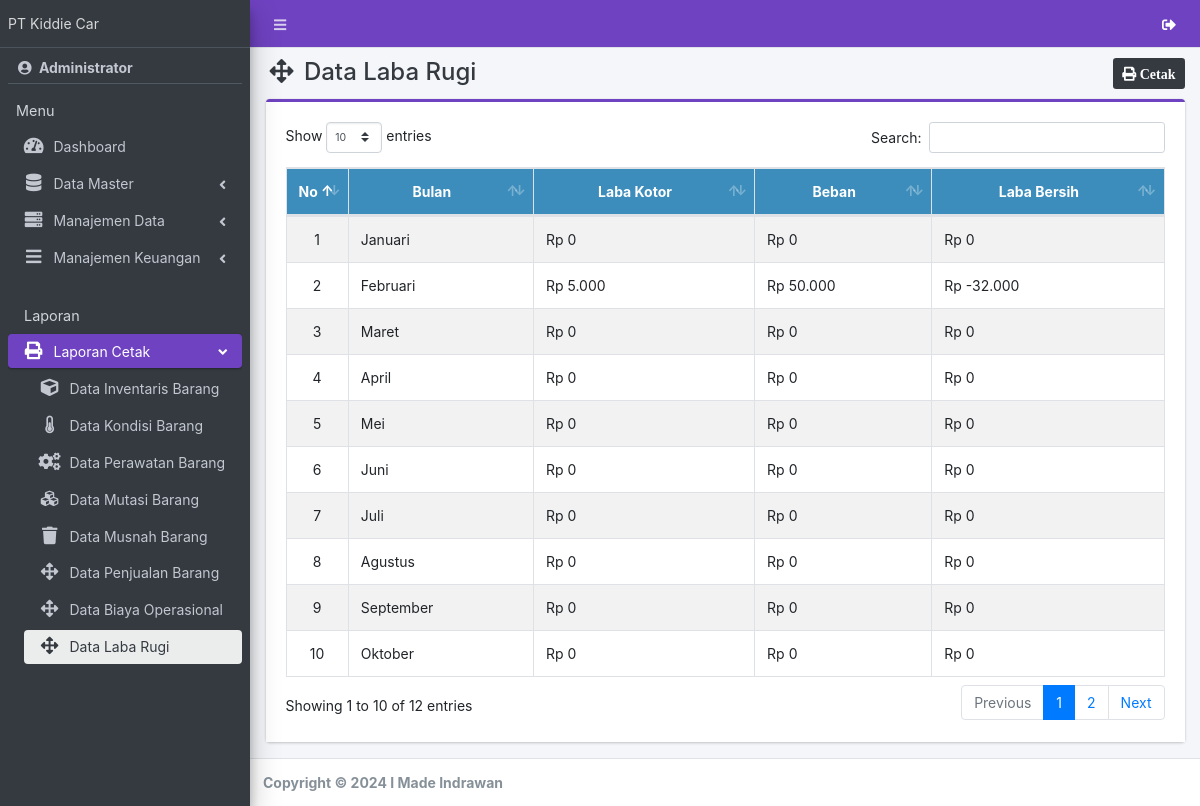
The app's page /laporan/l_laba/index.php (signed in) with its own data.
### tables this page shows
CREATE TABLE `laba_rugi` (
  `id_laba_rugi` int(11) NOT NULL,
  `bulan` varchar(100) NOT NULL,
  `harga_beli` int(11) NOT NULL,
  `laba` int(1) NOT NULL,
  `rugi` int(11) NOT NULL
);

### app/config.php (called while the page is built, shortened)
<?php
function  bulan($bln){
  switch  ($bln){
      case  1:
      return  "Januari";
      break;
      case  2:
      return  "Februari";
      break;
      case  3:
      return  "Maret";
      break;
      case  4:
      return  "April";
      break;
      case  5:
      return  "Mei";
      break;
      case  6:
      return  "Juni";
      break;
      case  7:
      return  "Juli";
      break;
      case  8:
      return  "Agustus";
      break;
      case  9:
      return  "September";
      break;
      case  10:
      return  "Oktober";
      break;
      case  11:
      return  "November";
      break;
      case  12:
      return  "Desember";
      break;
  }
}

### laporan/l_laba/index.php (the view, shortened to what this page needs)
<?php
require '../../app/config.php';
include_once '../../template/header.php';
include_once '../../template/sidebar.php';
?>
<?php
$data = $con->query("SELECT month(penjualan.tgl_trx) AS bulan, year(penjualan.tgl_trx) AS tahun, SUM(sub_penjualan.sub_total) AS hasil FROM penjualan, sub_penjualan WHERE penjualan.id_penjualan = sub_penjualan.id_penjualan GROUP BY month(penjualan.tgl_trx), year(penjualan.tgl_trx)");
while ($row = $data->fetch_array()) {
?>
    <?php
    $bulan = $row['bulan'];
    $hasil = $row['hasil'];
    $con->query("UPDATE laba_rugi SET laba = '$hasil' WHERE laba_rugi.bulan = '$bulan';");
    ?>
<?php } ?>
<?php
$data2 = $con->query("SELECT month(penjualan.tgl_trx) AS bulan2, SUM(sub_penjualan.total_beli) AS hasil2 FROM penjualan, sub_penjualan, barang_jual WHERE penjualan.id_penjualan = sub_penjualan.id_penjualan AND sub_penjualan.id_barang = barang_jual.id_barang GROUP BY month(penjualan.tgl_trx), year(penjualan.tgl_trx)");
while ($row2 = $data2->fetch_array()) {
?>
    <?php
    $bulan2 = $row2['bulan2'];
    $hasil2 = $row2['hasil2'];
    $con->query("UPDATE laba_rugi SET harga_beli = '$hasil2' WHERE laba_rugi.bulan = '$bulan2';");
    ?>
<?php } ?>
<?php
$data1 = $con->query("SELECT month(biaya_operasional.tgl_penggunaan) AS bulan1, year(biaya_operasional.tgl_penggunaan) AS tahun, SUM(sub_biaya_operasional.sub_total) AS hasil1 FROM biaya_operasional, sub_biaya_operasional WHERE biaya_operasional.id_biaya_operasional = sub_biaya_operasional.id_biaya_operasional GROUP BY month(biaya_operasional.tgl_penggunaan), year(biaya_operasional.tgl_penggunaan)");
while ($row1 = $data1->fetch_array()) {
?>
    <?php
    $bulan1 = $row1['bulan1'];
    $hasil1 = $row1['hasil1'];
    $con->query("UPDATE laba_rugi SET rugi = '$hasil1' WHERE laba_rugi.bulan = '$bulan1';");
    ?>
<?php } ?>
<div class="content-wrapper">
    <div class="content-header">
        <div class="container-fluid">
            <div class="row">
                <div class="col-sm-6">
                    <h4 class="m-0 text-dark"><i class="fa fa-arrows-alt ml-1 mr-1"></i> Data Laba Rugi</h4>
                </div>
                <div class="col-sm-6 text-right">
                    <a href="#" data-toggle="modal" data-target="#lap_penjualan_barang" class="btn btn-sm bg-dark"><i class="fa fa-print"> Cetak</i></a>
                </div>
            </div>
        </div>
    </div>
    <section class="content">
        <div class="container-fluid">
            <div class="row">
                <div class="col-md-12">
                    <div class="card card-purple card-outline">
                        <div class="card-body" style="background-color: white;">
                            <div class="table-responsive">
                                <table id="example1" class="table table-bordered table-striped dataTable">
                                    <thead class="bg-lightblue">
                                        <tr align="center">
                                            <th>No</th>
                                            <th>Bulan</th>
                                            <th>Laba Kotor</th>
                                            <th>Beban</th>
                                            <th>Laba Bersih</th>
                                        </tr>
                                    </thead>
                                    <tbody>
                                        <?php
                                        $no = 1;
                                        $data = $con->query("SELECT * FROM laba_rugi");
                                        while ($row = $data->fetch_array()) {
                                        ?>
                                            <tr>
                                                <td align="center" width="5%"><?= $no++ ?></td>
                                                <td align="left"><?php echo bulan($row['bulan']) ?></td>
                                                <td align="left">Rp <?php echo number_format($row['harga_beli'], 0, ',', '.') ?></td>
                                                <td align="left">Rp <?php echo number_format($row['rugi'], 0, ',', '.') ?></td>
                                                <td align="left">Rp
                                                    <?php
                                                    $laba = $row['laba'];
                                                    $harga_beli = $row['harga_beli'];
                                                    $rugi = $row['rugi'];
                                                    $laba_kotor = $laba - $harga_beli;
                                                    $laba_bersih = $laba_kotor - $rugi;
                                                    echo number_format($laba_bersih, 0, ',', '.');
                                                    ?>
                                                </td>
                                            </tr>
                                        <?php } ?>
                                    </tbody>
                                </table>
                            </div>
                        </div>
                    </div>
                </div>
            </div>
        </div>
    </section>
</div>
<?php
include_once '../../template/footer.php';
?>

### records on screen
laba_rugi: bulan "Januari", harga_beli "0", rugi "0", laba "0"
laba_rugi: bulan "Februari", harga_beli "5.000", rugi "50.000", laba_bersih "-32.000"
laba_rugi: bulan "Maret", harga_beli "0", rugi "0", laba "0"
laba_rugi: bulan "April", harga_beli "0", rugi "0", laba "0"
laba_rugi: bulan "Mei", harga_beli "0", rugi "0", laba "0"
laba_rugi: bulan "Juni", harga_beli "0", rugi "0", laba "0"
laba_rugi: bulan "Juli", harga_beli "0", rugi "0", laba "0"
laba_rugi: bulan "Agustus", harga_beli "0", rugi "0", laba "0"
laba_rugi: bulan "September", harga_beli "0", rugi "0", laba "0"
laba_rugi: bulan "Oktober", harga_beli "0", rugi "0", laba "0"

### other values on screen
$_SESSION['nm_user'] "Administrator"
